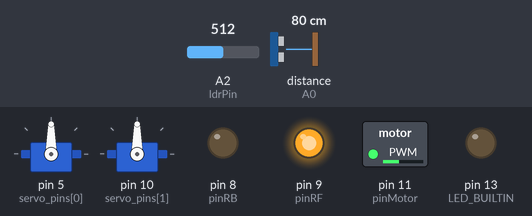
A sketch run on a simulated Arduino Uno, built with avr-gcc and run on an emulated ATmega328P. On the bench: 2 × servo, switched loads named in the sketch (green lamp = pin HIGH), output pins drawn as LEDs (lit = HIGH). Wiring (inferred from the names in the program): ultrasonic range finder: trigger A1; echo A0. The inputs (shaded band) are chosen by the test bench; at power-on: distance to the obstacle (sensor on A0) 80 cm, A2 (ldrPin) = 512. The echo pulse lasts 58.3 µs per cm; pins used as bus, display or sensor lines are not drawn. At 15.2 s the program stops and its outputs stay as they are.

Above: at 2.3 s.
2.4 s: distance to the obstacle (sensor on A0) set to 50 cm
5.6 s: distance to the obstacle (sensor on A0) set to 43 cm
At 7.0 s:
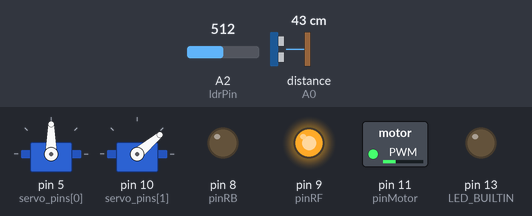
8.8 s: distance to the obstacle (sensor on A0) set to 33 cm
12.0 s: distance to the obstacle (sensor on A0) set to 27 cm
15.2 s: A2 (ldrPin) set to 15
At 16.0 s:
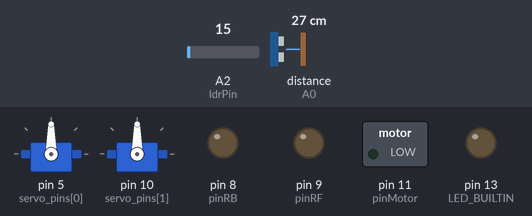
Timing chart, 0 to 16.7 s (numbered marks = the images above; inputs shaded):
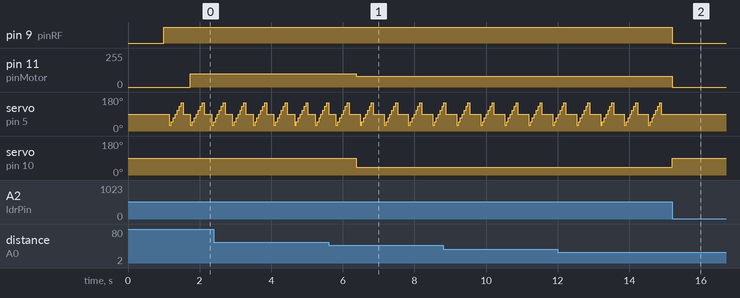

Measured:
- the behaviour switches between 47 and 46 cm on distance to the obstacle (sensor on A0) (found by bisection; images 0 and 1)
- after the input at 5.6 s, pin 11 (pinMotor): 100/255 → 80/255 after 0.78 s; servo on pin 10 (servo_pins[1]): 90° → 40° after 0.78 s
- after the input at 15.2 s, pin 9 (pinRF): HIGH → LOW at once; pin 11 (pinMotor): 80/255 → 0/255 at once; servo on pin 5 (servo_pins[0]): stops changing and stays 90°; servo on pin 10 (servo_pins[1]): 40° → 90° at once
- by itself, servo on pin 5 (servo_pins[0]): repeats every 0.67 s: 110° 0.05 s, 130° 0.05 s, 150° 0.05 s, 90° 0.30 s, 30° 0.05 s, 50° 0.05 s, 70° 0.05 s, 90° 0.05 s

The sketch:

M0009T_Arduinobil_rearsteer_2508228-1.ino
```cpp
#include <Servo.h>

// User-defined variables (kept active ones used for configuration/pins)
constexpr int pinLB = 0;      // define pin6 as left back connect with IN1
constexpr int pinLF = 0;      // define pin9 as left forward connect with IN2
constexpr int pinRB = 8;      // define pin10 as right back connect with IN3
constexpr int pinRF = 9;      // define pin11 as right back connect with IN4
constexpr int pinMotor = 11;  // Pin that controls the motor: ENB - Green cord
constexpr int inputPin = A0;  // define ultrasonic receive pin (Echo)
constexpr int outputPin = A1; // define ultrasonic send pin(Trig)
constexpr int ldrPin = A2;

#define SERVOS 2
Servo myservo[SERVOS];
int servo_pins[SERVOS] = {5, 10};

void setup() {
  Serial.begin(9600);
  pinMode(pinLB, OUTPUT);
  pinMode(pinLF, OUTPUT);
  pinMode(pinRB, OUTPUT);
  pinMode(pinRF, OUTPUT);
  pinMode(pinMotor, OUTPUT);
  pinMode(inputPin, INPUT);
  pinMode(outputPin, OUTPUT);
  pinMode(LED_BUILTIN, OUTPUT);
  pinMode(ldrPin, INPUT);

  for (int i = 0; i < SERVOS; i++) {
    myservo[i].attach(servo_pins[i]);
    delay(500);
  }

  // Forward motion directly from the start:
  digitalWrite(pinRB, LOW);
  digitalWrite(pinRF, HIGH);
  digitalWrite(pinLB, LOW);
  digitalWrite(pinLF, HIGH);
  delay(150);
}

int seek(int angle, int wait = 0) {
    myservo[0].write(angle);

    if (wait > 0) {
        delay(wait);
    }

    digitalWrite(outputPin, LOW);
    delayMicroseconds(2);
    digitalWrite(outputPin, HIGH);
    delayMicroseconds(10);
    digitalWrite(outputPin, LOW);

    unsigned long duration = pulseIn(inputPin, HIGH, 25000UL);

    if (duration == 0) {
        return 200;
    }

    int distance = duration / 58;

    return constrain(distance, 2, 400);
}

void back(int g) //back
{
    myservo[1].write(90);
    delay(250);
    analogWrite(pinMotor,100);
    digitalWrite(pinRB,HIGH);
    digitalWrite(pinRF,LOW);
    digitalWrite(pinLB,HIGH);
    digitalWrite(pinLF,LOW);
    delay(g * 300  /2);
}

void drive(int direction, int turn, int speed) { // the drive function
  if (direction == 0) {
    digitalWrite(pinRB, LOW);
    digitalWrite(pinRF, LOW);
  }
  if (direction < 0) {
    digitalWrite(pinRB, HIGH);
    digitalWrite(pinRF, LOW);
  }
  if (direction > 0) {
    digitalWrite(pinRB, LOW);
    digitalWrite(pinRF, HIGH);
  }

  if (turn == 0) {
    myservo[1].write(90);
  }
  if (turn < 0) {
    myservo[1].write(40);
  }
  if (turn > 0) {
    myservo[1].write(150);
  }
  analogWrite(pinMotor, speed);
}

bool inGarage() {

  if(analogRead(ldrPin) > 25) {
    return false;
  } else {
    return true;
  }
}

void park() { // stops the car
  while (1) {
    drive(0, 0, 0);
  }
}

void loop() {
  if (inGarage()) {
        park();
        return;
    }

    const int scanAngles[] = {30, 50, 70, 90, 110, 130, 150};
    const int scanCount = 7;
    int distance[scanCount];

    for (int i = 0; i < scanCount; i++) {
        distance[i] = seek(scanAngles[i], 50);
    }

    seek(90, 100);
    delay(100);

    int rightSpace = (distance[0] + distance[1] + distance[2]) / 3;
    int frontSpace = distance[3];
    int leftSpace = (distance[4] + distance[5] + distance[6]) / 3;

    static int lastTurn = -1;

    if (frontSpace < 18 && leftSpace < 22 && rightSpace < 22) {
        drive(-1, 0, 100);
        delay(200);
        return;
    }

    if (frontSpace > 45) {
        drive(1, 0, 100);
        return;
    }

    int turn;

    if (leftSpace > rightSpace + 8) {
        turn = -1;
    }
    else if (rightSpace > leftSpace + 8) {
        turn = 1;
    }
    else {
        turn = lastTurn;
    }

    lastTurn = turn;

    if (frontSpace < 25) {
        drive(1, turn, 65);
    }
    else {
        drive(1, turn, 80);
    }
    delay(100);
}
```
